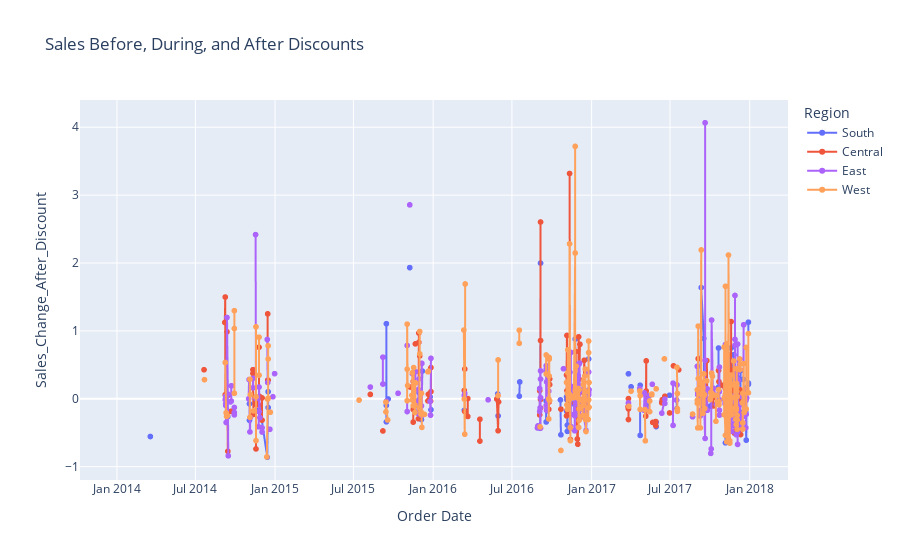

Notebook source saved alongside this figure:
### Markdown cell above
Analysis of if a discount is useful

### Code cell
df['Is_Discount'] = df['Discount'] > 0

# Aggregate the sales before and after the discount

df['Sales_Before_7_Days'] = df['Sales'].shift(1).rolling(window=7).sum()
df['Sales_After_7_Days'] = df['Sales'].shift(-1).rolling(window=7).sum()

# Compute the impact of discount
df['Sales_Change_After_Discount'] = (df['Sales_After_7_Days'] - df['Sales_Before_7_Days']) / df['Sales_Before_7_Days']

fig = px.line(df, x='Order Date', y='Sales_Change_After_Discount', color='Region',
              title='Sales Before, During, and After Discounts', 
              markers=True)
fig.show()

### Figure 1 — Plotly figure (JSON) as saved in the notebook; plotly's stock layout.template omitted (floating-point values rounded to 4 significant figures; data arrays with more than 128 entries replaced by an {"elided": "..."} marker saying what was removed)
{"data": [{"hovertemplate": "Region=South<br>Order Date=%{x}<br>Sales_Change_After_Discount=%{y}<extra></extra>", "legendgroup": "South", "line": {"color": "#636efa", "dash": "solid"}, "marker": {"symbol": "circle"}, "mode": "lines+markers", "name": "South", "showlegend": true, "type": "scattergl", "x": {"elided": "332 str values"}, "xaxis": "x", "y": {"elided": "332 float values"}, "yaxis": "y"}, {"hovertemplate": "Region=Central<br>Order Date=%{x}<br>Sales_Change_After_Discount=%{y}<extra></extra>", "legendgroup": "Central", "line": {"color": "#EF553B", "dash": "solid"}, "marker": {"symbol": "circle"}, "mode": "lines+markers", "name": "Central", "showlegend": true, "type": "scattergl", "x": {"elided": "481 str values"}, "xaxis": "x", "y": {"elided": "481 float values"}, "yaxis": "y"}, {"hovertemplate": "Region=East<br>Order Date=%{x}<br>Sales_Change_After_Discount=%{y}<extra></extra>", "legendgroup": "East", "line": {"color": "#ab63fa", "dash": "solid"}, "marker": {"symbol": "circle"}, "mode": "lines+markers", "name": "East", "showlegend": true, "type": "scattergl", "x": {"elided": "601 str values"}, "xaxis": "x", "y": {"elided": "601 float values"}, "yaxis": "y"}, {"hovertemplate": "Region=West<br>Order Date=%{x}<br>Sales_Change_After_Discount=%{y}<extra></extra>", "legendgroup": "West", "line": {"color": "#FFA15A", "dash": "solid"}, "marker": {"symbol": "circle"}, "mode": "lines+markers", "name": "West", "showlegend": true, "type": "scattergl", "x": {"elided": "707 str values"}, "xaxis": "x", "y": {"elided": "707 float values"}, "yaxis": "y"}], "layout": {"legend": {"title": {"text": "Region"}, "tracegroupgap": 0}, "title": {"text": "Sales Before, During, and After Discounts"}, "xaxis": {"anchor": "y", "domain": [0, 1], "title": {"text": "Order Date"}}, "yaxis": {"anchor": "x", "domain": [0, 1], "title": {"text": "Sales_Change_After_Discount"}}}}
